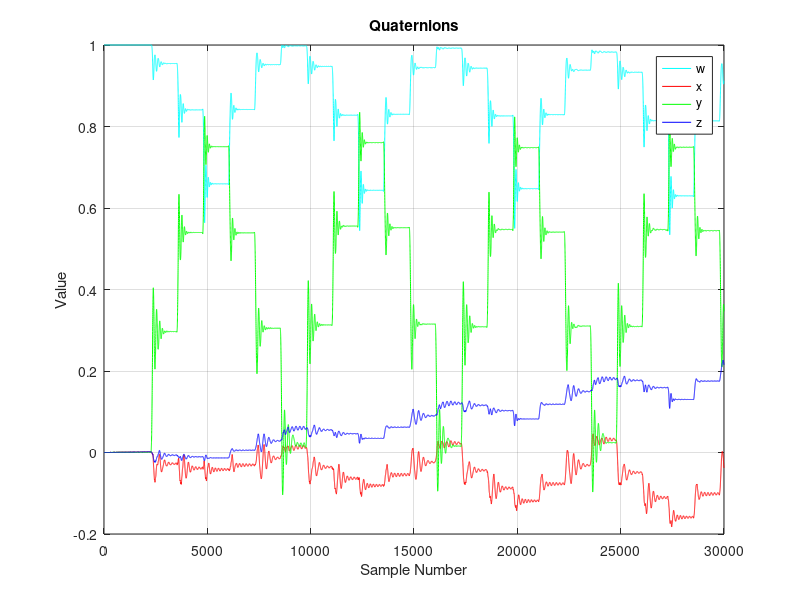

Here is the MATLAB script that generated this plot:
# Load Quaternion pkg
pkg load quaternion;

# Parameters
filter = 4; % 0 = "raw", 1 = "static cal", 2 = "simple cal + mvavg", 3 = "simple cal + fir", 4 = "simple cal + kalman", 5 = "simple cal + no filter"
gyr_sens = 32.8;
acc_sens = 8192;
delta_t = 1/500;

# Load Data
if (filter == 1)
	load ('calibrated.mat', 'cal');
	data = cal;
	filter_str = "cal";
	f_norm = [331; -263; 8082];
	grav_raw = 8082;
elseif (filter == 2)
	load('mvavg_simple_cal.mat', 'mvavg');
	data = mvavg;
	filter_str = "mvavg";
	load('fnorm.mat', 'f_norm');
elseif (filter ==  3)
	load('fir_simple_cal.mat', 'firfil');
	data = firfil;
	filter_str = "fir";
	load('fnorm.mat', 'f_norm');
elseif (filter == 4)
	load('kalman_simple_cal.mat', 'kalmanfil');
	data = kalmanfil;
	filter_str = "kalman";
	load('fnorm.mat', 'f_norm');
elseif (filter == 5)
	load('simple_calibration.mat', 'cal');
	data = cal;
	filter_str = "simple_cal";
	load('fnorm.mat', 'f_norm');
else
	data = load('data.txt');
	filter_str = "raw";
endif

# Create Outfile Strings
outfile = strcat("quat_", filter_str, "_noFusion");
q_mat_outfile = strcat("quat_", filter_str, "_noFusion.mat");
%avs_outfile = strcat("avs_", filter_str, "_noFusion.mat");

#Read in data and convert
gx = data(:,1) / gyr_sens;
gy = data(:,2) / gyr_sens;
gz = data(:,3) / gyr_sens;
ax = data(:,4) / acc_sens;
ay = data(:,5) / acc_sens;
az = data(:,6) / acc_sens;

# Absolute Quaternion
quat_abs = quaternion(1, 0, 0, 0);

# Compute Quaternions
for i = 1:length(gx)
  
  #Get data set
  gyr = [gx(i); gy(i); gz(i)];
  acc = [ax(i); ay(i); az(i)];
  
  #Convert to radians
  gyr_rad = gyr * pi/180;
  
  # Normalize Gyr
  gyr_norm_sc = norm(gyr_rad);
  if (gyr_norm_sc != 0)
    gyr_norm = gyr_rad / gyr_norm_sc;
  else 
    gyr_norm_sc = 1;
  endif
  
  # Normalize Acc
  acc_norm_sc = acc / norm(acc);
  if (acc_norm_sc == 0)
    acc_norm_sc = 1;
  endif;
  
  # Integrate --> rotation angle
  angle = gyr_norm_sc * delta_t;
  
  # Construct Quaternion
  quat_rel = quaternion(cos(angle/2), gyr_norm(1,1)*sin(angle/2), gyr_norm(2,1)*sin(angle/2), gyr_norm(3,1)*sin(angle/2));
  
  # Compute Absolute rotation
  quat_abs = quat_abs * quat_rel;
  
  # Keep track of quaternions for plot
  ow(i) = quat_abs.w;
  ox(i) = quat_abs.x;
  oy(i) = quat_abs.y;
  oz(i) = quat_abs.z;
  
endfor

# Plot Quaternion
plot(ow, "c");
hold on;
plot(ox, "r");
hold on;
plot(oy, "g");
hold on;
plot(oz, "b");
hold on;

# Set up Plot
grid on;
title('Quaternions');
xlabel('Sample Number');
ylabel('Value');
legend('w', 'x', 'y', 'z');

# Prepare for Data Export
ow = rot90(ow, -1);
ox = rot90(ox, -1);
oy = rot90(oy, -1);
oz = rot90(oz, -1);
out = [ow ox oy oz];

# Data Export
save(q_mat_outfile, 'out');

# Print
print(strcat(outfile, '.pdf'));

# Print Min and Max
printf("Quaternion (Min/Max):\r\n");
printf("w %f / %f\r\n", min(ow), max(ow));
printf("x %f / %f\r\n", min(ox), max(ox));
printf("y %f / %f\r\n", min(oy), max(oy));
printf("z %f / %f\r\n", min(oz), max(oz));